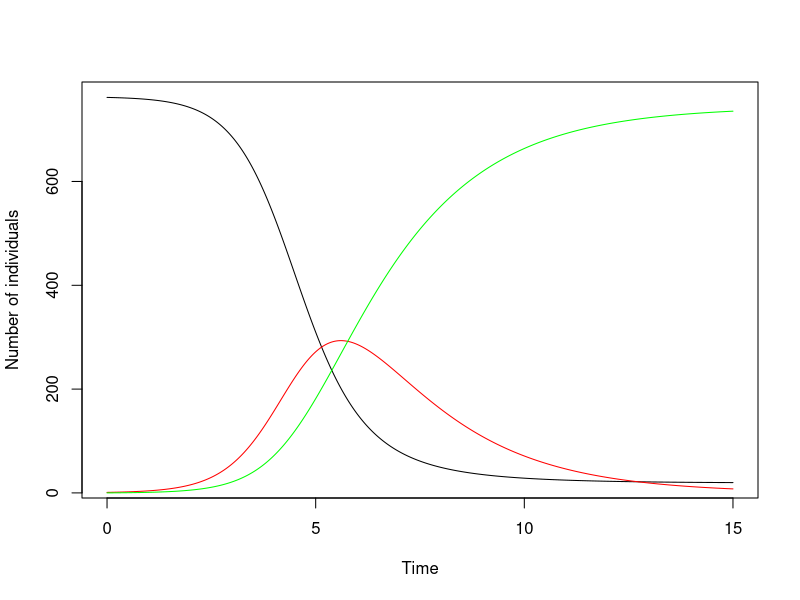

Here is the R script that generated this plot:
alphaSIR<-function(x,theta)
{
  c(-theta[1]*x[1]*x[2],theta[1]*x[1]*x[2]-theta[2]*x[2])
}

odesim<-function(T=15,dt=0.0025,x0=c(762,1),theta=c(exp(-6),0.5), afun=alphaSIR)
{
  n<-T/dt
  d<-length(x0)
  x<-matrix(0,nrow=n+1,ncol=d)
  x[1,]<-x0 
  for (i in 2:(n+1)) 
  {
    x[i,]<-x[i-1,]+afun(x[i-1,],theta)*dt
  }
  x
}

out<-odesim()
N<-sum(out[1,])
par(mfrow = c(1,1))
plot(ts(out[,1],start=0,deltat=0.0025), ylab = "Number of individuals")
lines(ts(out[,2], start=0, deltat=0.0025), col = "red")
lines(ts(N-(out[,1]+out[,2]),start=0,deltat=0.0025), col = "green")


